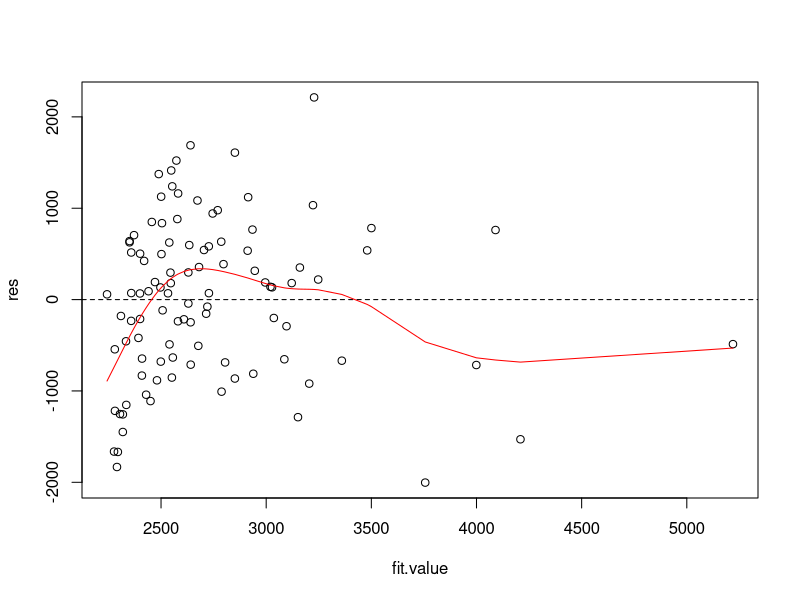
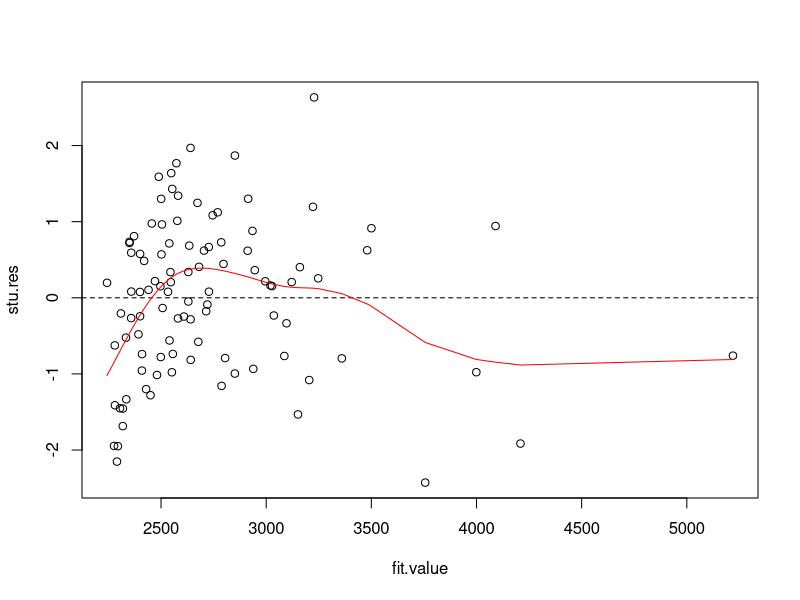
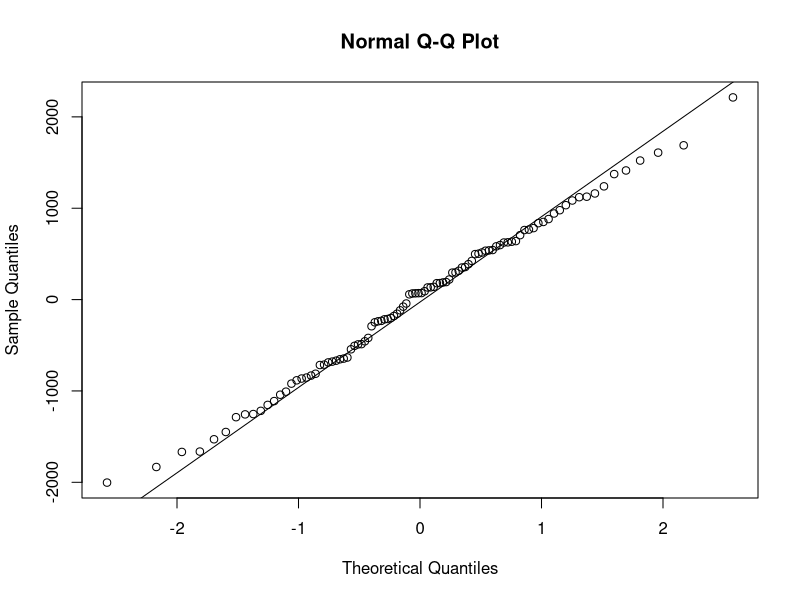
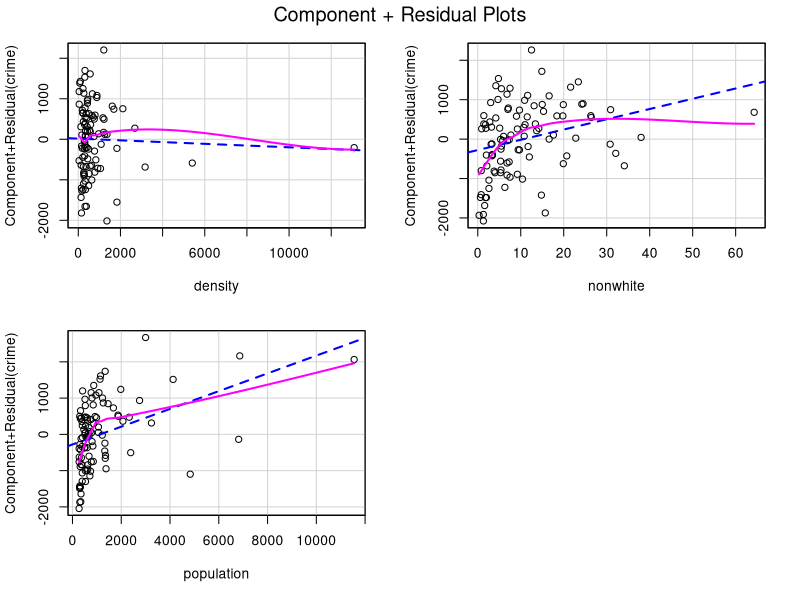
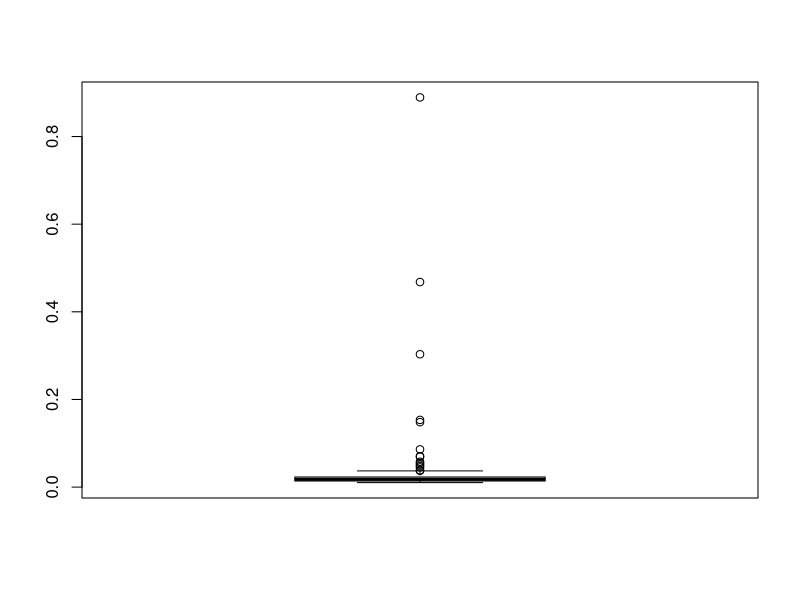
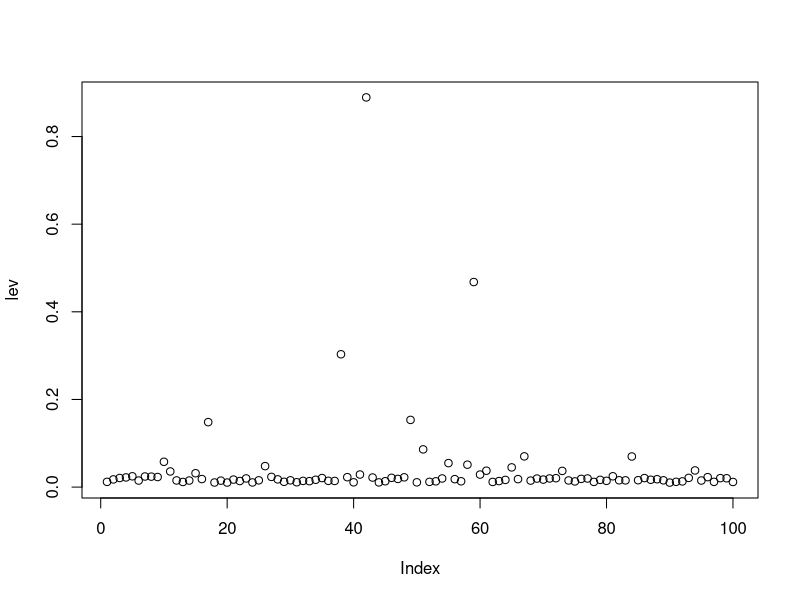
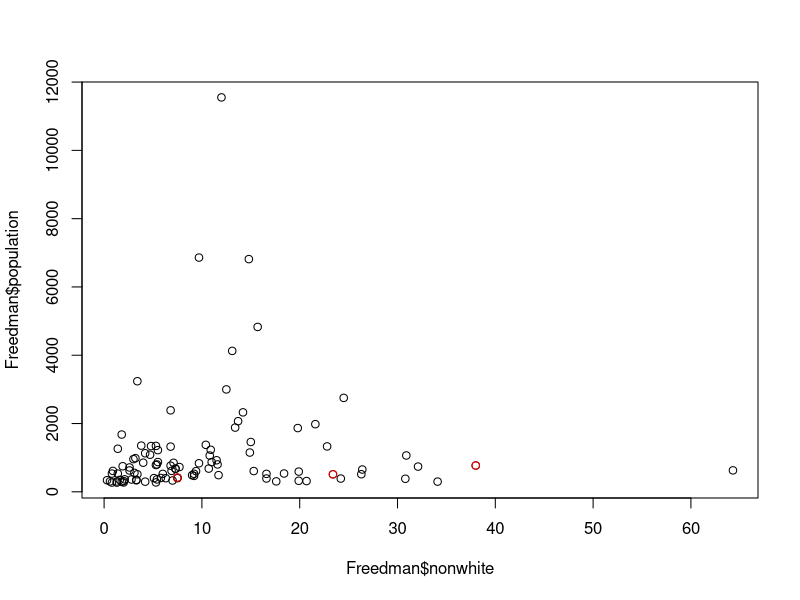
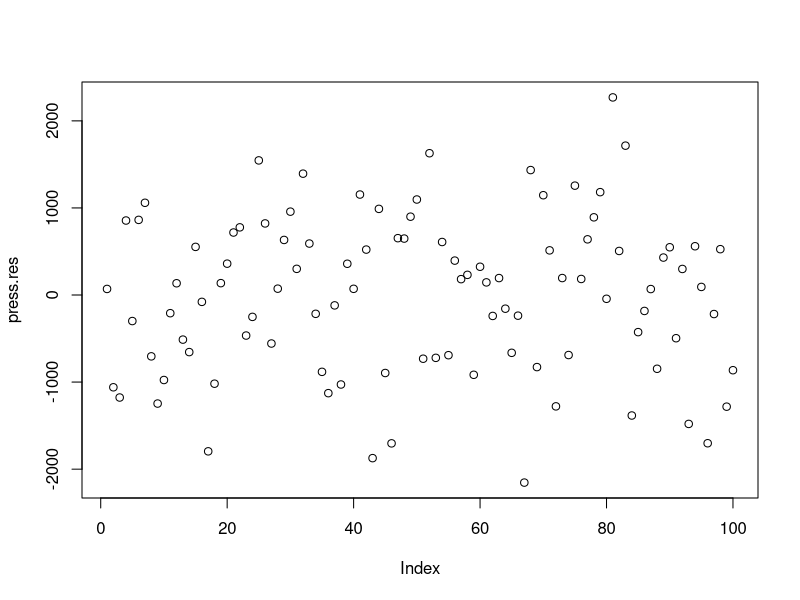

The R source for these figures, in order: (Note: this script raises an error after producing the figures.)
##############
# NUMBER ONE #
##############

# Load the data
require(car)
data(Freedman)

# Fit the required linear model
linear.fit <- lm(crime~density+nonwhite+population, data=Freedman)

# Save residuals and fitted values
res <- residuals(linear.fit)
stu.res <- rstudent(linear.fit)
fit.value <- fitted(linear.fit)

# Create residual plots
smoother <- smooth.spline(fit.value, res)
plot(fit.value, res)
abline(h=0, lty=2)
lines(smoother, col="red")
# The smoother deviates from zero. While some of the
# deviation is due to small sample sizes in certain
# areas, there is still deviation even where there is
# many points. In addition, the variance of the data
# does not seem constant.

# Create residual plots
smoother <- smooth.spline(fit.value, stu.res)
plot(fit.value, stu.res)
abline(h=0, lty=2)
lines(smoother, col="red")
# While the trend and variability are the same, we can
# see that none of the studentized residuals are greater or
# less than 3 and -3, respectively.

# QQ-norm plot
qqnorm(res)
qqline(res)
# Looks very much normally distributed

# Partial residual plots
crPlots(linear.fit)
# I would consider taking the log of density as the values
# are scrunched together. Transforming it would make
# visualizing easier. The trends seem to break down at smaller
# values.

# Observe leverage values
lev <- hatvalues(linear.fit)
boxplot(lev)
plot(lev)

# Highlight points with high leverage
plot(Freedman$nonwhite, Freedman$population)
points(Freedman$nonwhite[lev>0.1], Freedman$population[lev>0.1], col="red")
# Notice that the red points are not the extreme
# values in the plot. This is because we are
# accounting for multiple variables.

# Calculate PRESS residuals and statistic
press.res <- res / (1-lev)
plot(press.res)

# Plot Cook's distance
n <- dim(Freedman)[1]
cook <- cooks.distance(linear.fit)
plot(cook)
abline(h=1, col="blue")
abline(h=4/n, col="red")
# We see quite a few highly influential points.

# Calculate DFFITS
dff <- dffits(linear.fit)
plot(dff)
abline(h=(2*sqrt(3/n)))
# Not any highly influential points, according to this.

# Plot DFBETAS
dfbetaPlots(linear.fit)
dfbetaPlots(linear.fit, id.n=3)
# Different cities influence the different coefficients.
# Quite  few of them are influential for at least one.

# While a linear regression seems to be correct, there seems to be
# model misspecification. Perhaps more predictors or higher orders
# of the existing predictors are needed.

##############
# NUMBER TWO #
##############

# Load ggplot2 package
require(ggplot2)

# Run the given code
data(diamonds)
n.obs <- dim(diamonds)[1]
big <- matrix(nrow=n.obs)
big[diamonds$carat < 1] <- 0
big[diamonds$carat >= 1] <- 1

# Fit a logistic regression
logit.fit <- glm(big ~ cut + color + clarity, data=diamonds, family="binomial")

# Save fitted values and residuals
fit.values <- fitted.values(logit.fit)
pear.res <- residuals(logit.fit, type="pearson")
dev.res <- residuals(logit.fit, type="deviance")
stu.dev.res <- rstudent(logit.fit, type="deviance")
stu.pear.res <- pear.res/sqrt(1-hatvalues(logit.fit))

# Residual plots
smoother <- smooth.spline(fit.values, stu.dev.res)
plot(fit.values, stu.dev.res)
abline(h=0, lty=2)
lines(smoother, col="red")
# Line doesn't look very constant at zero.
# Variability looks about the same across fitted values.

residualPlots(logit.fit)
# According to the bottom right plot, the trend does seem
# to be on zero. However, there are a lot of residual outliers
# for certain colors and clarities. Also, look at the centers
# of the distributions of the residuals for each predictor. 
# They do not seem to be near zero.

# Partial residual plots
crPlots(logit.fit)
# The medians tend to increase for color and decrease for clarity.
# However, it's hard to get anything out of this because the 
# predictors are categorical.

# Observe hat values
hat.values <- hatvalues(logit.fit)
plot(hat.values)
# Lots of points!

# Plot Cook's distance
cook <- cooks.distance(logit.fit)
n <- dim(dat)[1]
plot(cook)
abline(h=1, col="blue")
abline(h=4/n, col="red")
# No highly influential points

# Plot DFFITS
dff <- dffits(logit.fit)
plot(dff)
abline(h=(2/sqrt((3+1)/n)))
# Once again, no highly influential points

# Plot DFBETAS
dfbetaPlots(logit.fit)
# Try at your own risk! It took too long to run on my computer.

# It seems that there are no overly influential points. However,
# it seems that the model may struggle with predicting some of
# the points.

#############
# MODEL FIT #
#############

# Load the data
require(car)
data(Freedman)

# Remove missing values from data set
newFreedman <- Freedman[!is.na(Freedman$density),]

# Fit the three models
m1 <- glm(crime ~ nonwhite, data=newFreedman, family="gaussian")
m2 <- glm(crime ~ nonwhite + population, data=newFreedman, family="gaussian")
m3 <- glm(crime ~ nonwhite + population + density, data=newFreedman, family="gaussian")

# Calculate the AICs and BICs
AIC(m1)
AIC(m2)
AIC(m3)

BIC(m1)
BIC(m2)
BIC(m3)
# Both AIC and BIC are lowest for Model 2.

# Calculate likelihood ratio tests
lrtest(m1,m2)
lrtest(m2,m3)
# Model 1 fits the data significantly less well than Model
# 2 and Model 2 fits the data as well as Model 3. Therefore,
# LRT prefers Model 2.

# Compare effects of predictors using deviance
anova(m1, m2, test="Chisq")
anova(m2, m3, test="Chisq")
anova(m3, test="Chisq")
# Because we structured the models to add in one variable
# at a time, the third ANOVA produces the dame results as
# the first two. ANOVA points to model 2 fitting the model
# as well as model 3.

# Across all metrics, Model 2 is the preferred model. Usually,
# this does not happen - the different statistics can sometimes
# prefer different models. Use your best judgment and be sure 
# to explain why you chose the model you used.